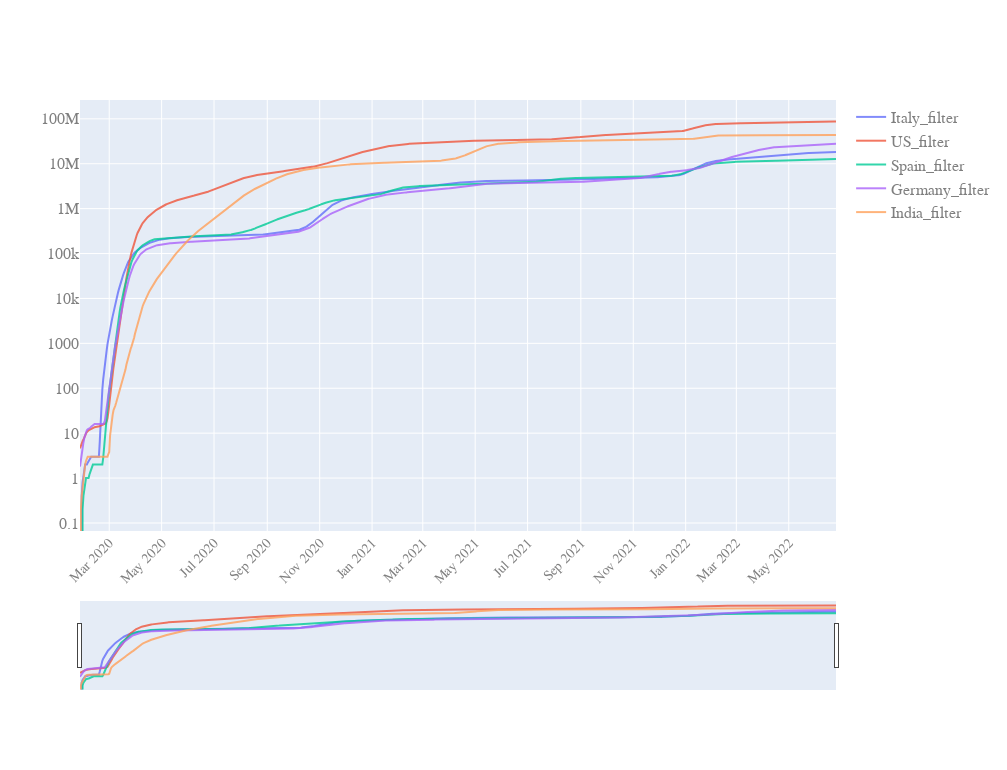

Notebook code for this chart:
### Code cell
start_pos = 5
quick_plot(df_analyse.date[start_pos:],
          df_analyse[filter_cols].iloc[start_pos:,:],
          y_scale = 'log',
          slider = True)

### Figure 1 — Plotly figure (JSON) as saved in the notebook; plotly's stock layout.template omitted (floating-point values rounded to 4 significant figures; data arrays with more than 128 entries replaced by an {"elided": "..."} marker saying what was removed)
{"data": [{"name": "Italy_filter", "opacity": 0.8, "type": "scatter", "x": {"elided": "881 str values"}, "y": {"elided": "881 float values"}}, {"name": "US_filter", "opacity": 0.8, "type": "scatter", "x": {"elided": "881 str values"}, "y": {"elided": "881 float values"}}, {"name": "Spain_filter", "opacity": 0.8, "type": "scatter", "x": {"elided": "881 str values"}, "y": {"elided": "881 float values"}}, {"name": "Germany_filter", "opacity": 0.8, "type": "scatter", "x": {"elided": "881 str values"}, "y": {"elided": "881 float values"}}, {"name": "India_filter", "opacity": 0.8, "type": "scatter", "x": {"elided": "881 str values"}, "y": {"elided": "881 float values"}}], "layout": {"autosize": true, "font": {"color": "#7f7f7f", "family": "PT Sans, monospace", "size": 16}, "height": 770, "width": 1007, "xaxis": {"nticks": 20, "rangeslider": {"visible": true}, "tickangle": -45, "tickfont": {"color": "#7f7f7f", "size": 14}}, "yaxis": {"type": "log"}}}
